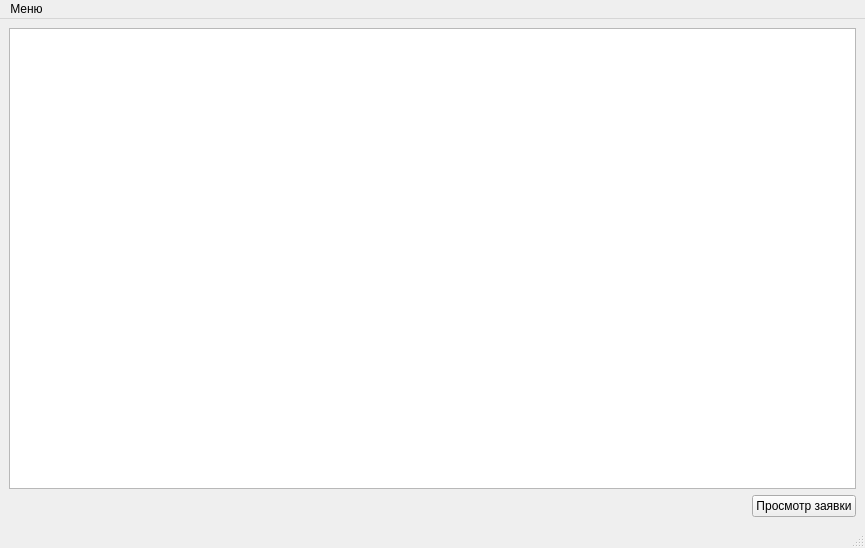
<?xml version="1.0" encoding="UTF-8"?>
<ui version="4.0">
 <class>ManagerWindow</class>
 <widget class="QMainWindow" name="ManagerWindow">
  <property name="geometry">
   <rect>
    <x>0</x>
    <y>0</y>
    <width>865</width>
    <height>548</height>
   </rect>
  </property>
  <property name="windowTitle">
   <string>MainWindow</string>
  </property>
  <widget class="QWidget" name="centralwidget">
   <layout class="QVBoxLayout" name="verticalLayout_2">
    <item>
     <layout class="QVBoxLayout" name="verticalLayout">
      <item>
       <widget class="QTableView" name="tableView"/>
      </item>
      <item>
       <layout class="QHBoxLayout" name="horizontalLayout">
        <item>
         <spacer name="horizontalSpacer">
          <property name="orientation">
           <enum>Qt::Horizontal</enum>
          </property>
          <property name="sizeHint" stdset="0">
           <size>
            <width>40</width>
            <height>20</height>
           </size>
          </property>
         </spacer>
        </item>
        <item>
         <widget class="QPushButton" name="pushButton">
          <property name="text">
           <string>Просмотр заявки</string>
          </property>
         </widget>
        </item>
       </layout>
      </item>
     </layout>
    </item>
   </layout>
  </widget>
  <widget class="QMenuBar" name="menubar">
   <property name="geometry">
    <rect>
     <x>0</x>
     <y>0</y>
     <width>865</width>
     <height>23</height>
    </rect>
   </property>
   <widget class="QMenu" name="menu">
    <property name="title">
     <string>Меню</string>
    </property>
    <addaction name="update"/>
    <addaction name="quit"/>
   </widget>
   <addaction name="menu"/>
  </widget>
  <widget class="QStatusBar" name="statusbar"/>
  <action name="update">
   <property name="text">
    <string>Обновить списко</string>
   </property>
  </action>
  <action name="quit">
   <property name="text">
    <string>Выйти</string>
   </property>
  </action>
 </widget>
 <resources/>
 <connections>
  <connection>
   <sender>pushButton</sender>
   <signal>clicked()</signal>
   <receiver>ManagerWindow</receiver>
   <slot>edit_order_clicked()</slot>
   <hints>
    <hint type="sourcelabel">
     <x>744</x>
     <y>486</y>
    </hint>
    <hint type="destinationlabel">
     <x>478</x>
     <y>499</y>
    </hint>
   </hints>
  </connection>
  <connection>
   <sender>quit</sender>
   <signal>triggered()</signal>
   <receiver>ManagerWindow</receiver>
   <slot>quit()</slot>
   <hints>
    <hint type="sourcelabel">
     <x>-1</x>
     <y>-1</y>
    </hint>
    <hint type="destinationlabel">
     <x>326</x>
     <y>269</y>
    </hint>
   </hints>
  </connection>
  <connection>
   <sender>update</sender>
   <signal>triggered()</signal>
   <receiver>ManagerWindow</receiver>
   <slot>update_table()</slot>
   <hints>
    <hint type="sourcelabel">
     <x>-1</x>
     <y>-1</y>
    </hint>
    <hint type="destinationlabel">
     <x>326</x>
     <y>269</y>
    </hint>
   </hints>
  </connection>
  <connection>
   <sender>tableView</sender>
   <signal>doubleClicked(QModelIndex)</signal>
   <receiver>ManagerWindow</receiver>
   <slot>edit_order_clicked()</slot>
   <hints>
    <hint type="sourcelabel">
     <x>91</x>
     <y>416</y>
    </hint>
    <hint type="destinationlabel">
     <x>82</x>
     <y>509</y>
    </hint>
   </hints>
  </connection>
 </connections>
 <slots>
  <slot>edit_order_clicked()</slot>
  <slot>quit()</slot>
  <slot>update_table()</slot>
 </slots>
</ui>
